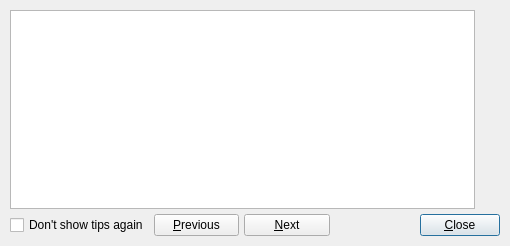
<?xml version="1.0" encoding="UTF-8"?>
<ui version="4.0">
 <class>UITipDlg</class>
 <widget class="QDialog" name="UITipDlg">
  <property name="windowModality">
   <enum>Qt::ApplicationModal</enum>
  </property>
  <property name="geometry">
   <rect>
    <x>0</x>
    <y>0</y>
    <width>510</width>
    <height>246</height>
   </rect>
  </property>
  <property name="windowTitle">
   <string>QtDMM: Tip of the day</string>
  </property>
  <layout class="QVBoxLayout">
   <property name="spacing">
    <number>5</number>
   </property>
   <property name="leftMargin">
    <number>10</number>
   </property>
   <property name="topMargin">
    <number>10</number>
   </property>
   <property name="rightMargin">
    <number>10</number>
   </property>
   <property name="bottomMargin">
    <number>10</number>
   </property>
   <item>
    <layout class="QHBoxLayout">
     <property name="spacing">
      <number>5</number>
     </property>
     <property name="leftMargin">
      <number>0</number>
     </property>
     <property name="topMargin">
      <number>0</number>
     </property>
     <property name="rightMargin">
      <number>0</number>
     </property>
     <property name="bottomMargin">
      <number>0</number>
     </property>
     <item>
      <widget class="QTextBrowser" name="ui_tip">
       <property name="sizePolicy">
        <sizepolicy hsizetype="Expanding" vsizetype="Expanding">
         <horstretch>0</horstretch>
         <verstretch>0</verstretch>
        </sizepolicy>
       </property>
       <property name="minimumSize">
        <size>
         <width>400</width>
         <height>50</height>
        </size>
       </property>
       <property name="maximumSize">
        <size>
         <width>32767</width>
         <height>32767</height>
        </size>
       </property>
       <property name="frameShadow">
        <enum>QFrame::Plain</enum>
       </property>
      </widget>
     </item>
     <item>
      <layout class="QVBoxLayout">
       <property name="spacing">
        <number>0</number>
       </property>
       <property name="leftMargin">
        <number>0</number>
       </property>
       <property name="topMargin">
        <number>0</number>
       </property>
       <property name="rightMargin">
        <number>0</number>
       </property>
       <property name="bottomMargin">
        <number>0</number>
       </property>
       <item>
        <widget class="QLabel" name="ui_logo">
         <property name="pixmap">
          <pixmap resource="../Resources.qrc">:/Symbols/dmm.xpm</pixmap>
         </property>
         <property name="scaledContents">
          <bool>true</bool>
         </property>
         <property name="wordWrap">
          <bool>false</bool>
         </property>
         <property name="margin">
          <number>3</number>
         </property>
        </widget>
       </item>
       <item>
        <spacer name="Spacer2">
         <property name="orientation">
          <enum>Qt::Vertical</enum>
         </property>
         <property name="sizeType">
          <enum>QSizePolicy::Expanding</enum>
         </property>
         <property name="sizeHint" stdset="0">
          <size>
           <width>20</width>
           <height>20</height>
          </size>
         </property>
        </spacer>
       </item>
      </layout>
     </item>
    </layout>
   </item>
   <item>
    <layout class="QHBoxLayout">
     <property name="spacing">
      <number>5</number>
     </property>
     <property name="leftMargin">
      <number>0</number>
     </property>
     <property name="topMargin">
      <number>0</number>
     </property>
     <property name="rightMargin">
      <number>0</number>
     </property>
     <property name="bottomMargin">
      <number>0</number>
     </property>
     <item>
      <widget class="QCheckBox" name="ui_showTip">
       <property name="whatsThis">
        <string>&lt;font size=+1&gt;&lt;b&gt;Don't show tips again&lt;/b&gt;&lt;/font&gt;&lt;p&gt;Check this if you don't want to see the tip of the day at startup. You can activate the tips at any time in the preferences again.</string>
       </property>
       <property name="text">
        <string>Don't show tips again</string>
       </property>
      </widget>
     </item>
     <item>
      <widget class="QPushButton" name="ui_previousBut">
       <property name="sizePolicy">
        <sizepolicy hsizetype="Expanding" vsizetype="Fixed">
         <horstretch>0</horstretch>
         <verstretch>0</verstretch>
        </sizepolicy>
       </property>
       <property name="whatsThis">
        <string>&lt;font size=+1&gt;&lt;b&gt;Previous&lt;/b&gt;&lt;/font&gt;&lt;p&gt;Go to previous tip.</string>
       </property>
       <property name="text">
        <string>&amp;Previous</string>
       </property>
       <property name="autoDefault">
        <bool>false</bool>
       </property>
      </widget>
     </item>
     <item>
      <widget class="QPushButton" name="ui_nextBut">
       <property name="sizePolicy">
        <sizepolicy hsizetype="Expanding" vsizetype="Fixed">
         <horstretch>0</horstretch>
         <verstretch>0</verstretch>
        </sizepolicy>
       </property>
       <property name="whatsThis">
        <string>&lt;font size=+1&gt;&lt;b&gt;Next&lt;/b&gt;&lt;/font&gt;&lt;p&gt;Go to next tip.</string>
       </property>
       <property name="text">
        <string>&amp;Next</string>
       </property>
       <property name="autoDefault">
        <bool>false</bool>
       </property>
      </widget>
     </item>
     <item>
      <spacer name="Spacer1">
       <property name="orientation">
        <enum>Qt::Horizontal</enum>
       </property>
       <property name="sizeType">
        <enum>QSizePolicy::Expanding</enum>
       </property>
       <property name="sizeHint" stdset="0">
        <size>
         <width>20</width>
         <height>20</height>
        </size>
       </property>
      </spacer>
     </item>
     <item>
      <widget class="QPushButton" name="ui_closeBut">
       <property name="whatsThis">
        <string>&lt;font size=+1&gt;&lt;b&gt;Close&lt;/b&gt;&lt;/font&gt;&lt;p&gt;Close this dialog.</string>
       </property>
       <property name="text">
        <string>&amp;Close</string>
       </property>
       <property name="default">
        <bool>true</bool>
       </property>
      </widget>
     </item>
    </layout>
   </item>
  </layout>
 </widget>
 <layoutdefault spacing="6" margin="11"/>
 <resources>
  <include location="../Resources.qrc"/>
 </resources>
 <connections/>
</ui>
